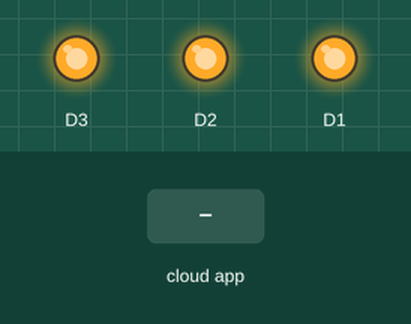
Simulated run of this sketch. Board: ESP8266 (NodeMCU). Parts: output pins drawn as LEDs (lit = HIGH). Inputs (shaded band) come from the test bench. WiFi joins after 1.5 s; servers stay silent unless stated; what the sketch prints to the serial monitor is not drawn.

Above: at 2.7 s.
2.8 s: the phone or cloud app sets 6269725ed0fd258c521bc34a to 1
At 3.1 s:
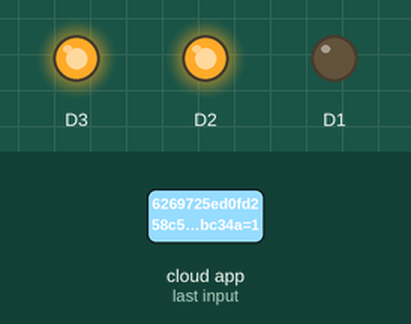
4.3 s: the phone or cloud app sets 6268d759753dc5aab4b3f1c0 to 1
At 5.4 s:
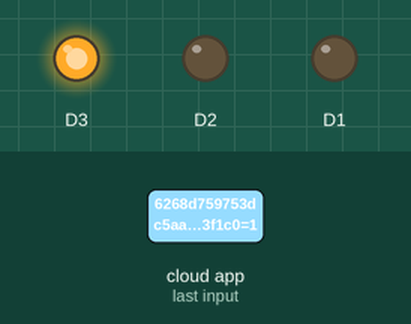
5.8 s: the phone or cloud app sets 6269725ed0fd258c521bc34a to 0
At 6.6 s:
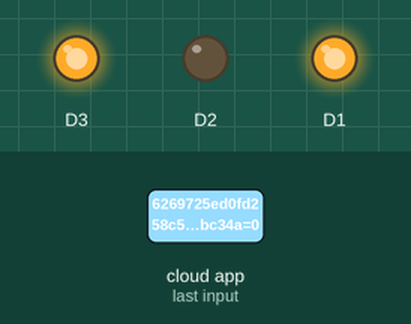
7.3 s: the phone or cloud app sets 6268d0c6753dc5aab4b3ee7b to 1
At 7.7 s:
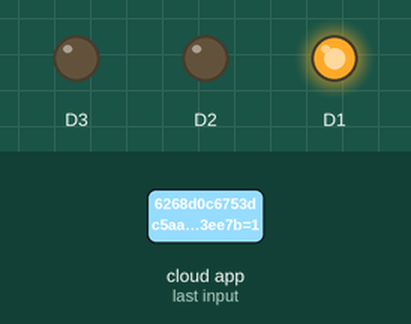
8.8 s: the phone or cloud app sets 6268d759753dc5aab4b3f1c0 to 0
At 10.0 s:
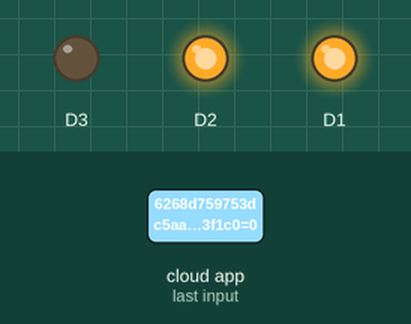
10.3 s: the phone or cloud app sets 6269725ed0fd258c521bc34a to 1
At 11.2 s:
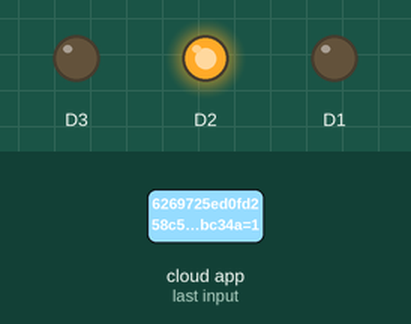
Timing chart, 0 to 12.8 s (numbered marks = the images above; inputs shaded):
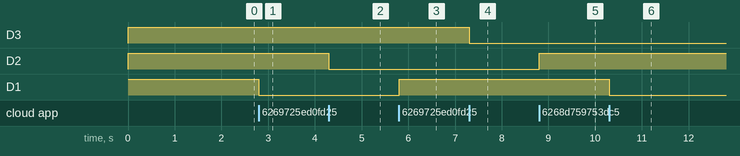

The sketch:

multiswitch_alexa.ino
```cpp
/*
 * Simple example for how to use multiple SinricPro Switch device:
 * - setup 4 switch devices
 * - handle request using multiple callbacks
 *
 * If you encounter any issues:
 * - check the readme.md at https://github.com/sinricpro/esp8266-esp32-sdk/blob/master/README.md
 * - ensure all dependent libraries are installed
 *   - see https://github.com/sinricpro/esp8266-esp32-sdk/blob/master/README.md#arduinoide
 *   - see https://github.com/sinricpro/esp8266-esp32-sdk/blob/master/README.md#dependencies
 * - open serial monitor and check whats happening
 * - check full user documentation at https://sinricpro.github.io/esp8266-esp32-sdk
 * - visit https://github.com/sinricpro/esp8266-esp32-sdk/issues and check for existing issues or open a new one
 */

// Uncomment the following line to enable serial debug output
//#define ENABLE_DEBUG

#ifdef ENABLE_DEBUG
       #define DEBUG_ESP_PORT Serial
       #define NODEBUG_WEBSOCKETS
       #define NDEBUG
#endif

#include <Arduino.h>
#ifdef ESP8266
       #include <ESP8266WiFi.h>
#endif
#ifdef ESP32
       #include <WiFi.h>
#endif

#include "SinricPro.h"
#include "SinricProSwitch.h"

#define WIFI_SSID         "Uptown"
#define WIFI_PASS         "sarath5257"
#define APP_KEY           "fdf5f7d8-2f1f-418d-bd5b-bdd78660a15e"      // Should look like "de0bxxxx-1x3x-4x3x-ax2x-5dabxxxxxxxx"
#define APP_SECRET        "9d054203-675d-49a1-adad-8dee04fdf705-bbf4443e-2db5-444f-b42f-12ac477df705"   // Should look like "5f36xxxx-x3x7-4x3x-xexe-e86724a9xxxx-4c4axxxx-3x3x-x5xe-x9x3-333d65xxxxxx"

#define SWITCH_ID_1       "6269725ed0fd258c521bc34a"    // Should look like "5dc1564130xxxxxxxxxxxxxx"
#define SWITCH_ID_2       "6268d759753dc5aab4b3f1c0"    // Should look like "5dc1564130xxxxxxxxxxxxxx"
#define SWITCH_ID_3       "6268d0c6753dc5aab4b3ee7b"    // Should look like "5dc1564130xxxxxxxxxxxxxx"


#define BAUD_RATE         9600                // Change baudrate to your need
bool myPowerState = false;
bool onPowerState1(const String &deviceId, bool &state) {
  Serial.printf("Device 1 turned %s\r\n", state?"on":"off");
  myPowerState = state;
  digitalWrite(D1, myPowerState?LOW:HIGH);
  return true; // request handled properly
}

bool onPowerState2(const String &deviceId, bool &state) {
  Serial.printf("Device 2 turned %s\r\n", state?"on":"off");
  myPowerState = state;
  digitalWrite(D2, myPowerState?LOW:HIGH);
  return true; // request handled properly
}

bool onPowerState3(const String &deviceId, bool &state) {
  Serial.printf("Device 3 turned %s\r\n", state?"on":"off");
  myPowerState = state;
  digitalWrite(D3, myPowerState?LOW:HIGH);
  return true; // request handled properly
}


// setup function for WiFi connection
void setupWiFi() {
  Serial.printf("\r\n[Wifi]: Connecting");
  WiFi.begin(WIFI_SSID, WIFI_PASS);

  while (WiFi.status() != WL_CONNECTED) {
    Serial.printf(".");
    delay(250);
  }

  Serial.printf("connected!\r\n[WiFi]: IP-Address is %s\r\n", WiFi.localIP().toString().c_str());
}

// setup function for SinricPro
void setupSinricPro() {
  // add devices and callbacks to SinricPro
  SinricProSwitch& mySwitch1 = SinricPro[SWITCH_ID_1];
  mySwitch1.onPowerState(onPowerState1);

  SinricProSwitch& mySwitch2 = SinricPro[SWITCH_ID_2];
  mySwitch2.onPowerState(onPowerState2);

  SinricProSwitch& mySwitch3 = SinricPro[SWITCH_ID_3];
  mySwitch3.onPowerState(onPowerState3);


  // setup SinricPro
  SinricPro.onConnected([](){ Serial.printf("Connected to SinricPro\r\n"); });
  SinricPro.onDisconnected([](){ Serial.printf("Disconnected from SinricPro\r\n"); });
  SinricPro.begin(APP_KEY, APP_SECRET);
}

// main setup function
void setup() {
  pinMode(D1, OUTPUT);
  pinMode(D2, OUTPUT);
  pinMode(D3, OUTPUT);
  digitalWrite(D1, HIGH);
  digitalWrite(D2, HIGH);
  digitalWrite(D3, HIGH);
  Serial.begin(BAUD_RATE); Serial.printf("\r\n\r\n");
  setupWiFi();
  setupSinricPro();
}

void loop() {
  SinricPro.handle();
}
```

Measured:
- after the input at 2.8 s, D1: HIGH → LOW at once
- after the input at 4.3 s, D2: HIGH → LOW at once
- after the input at 5.8 s, D1: LOW → HIGH at once
- after the input at 7.3 s, D3: HIGH → LOW at once
- after the input at 8.8 s, D2: LOW → HIGH at once
- after the input at 10.3 s, D1: HIGH → LOW at once
